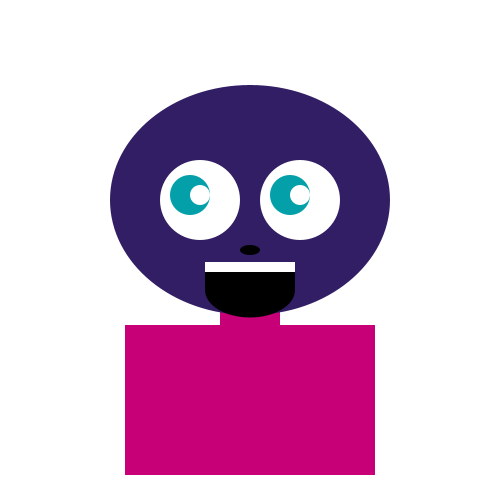
Frame 1 (no input)
Frame 60 (the mouse pressed at the canvas centre just before this capture): identical to frame 1, image omitted
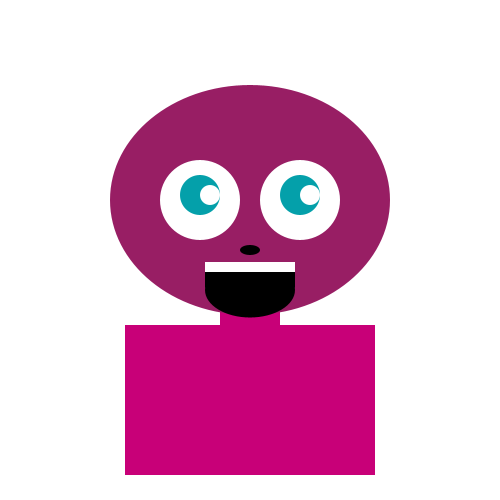
Frame 120 (the mouse held since frame 60 and released just before this capture)

The Processing sketch that drew these frames (run headless with seeded random() and noise(); from frame 60 on, the mouse is pressed at the canvas centre):

// Processing sketch: processing_22022
// ── processing_22022.pde

void setup () {


  size (500,500);
  background (0);
  smooth();
  noCursor();
}


void draw() {

  noStroke();
  rectMode(CENTER);

  fill(255);
  rect (width/2,height/2,width,height);
  
  //cuello

  fill(200,0,120);
  rectMode(CENTER);
  rect(width/2,height/2+60,60,40);
  
  //HEAD 

  fill(map(mouseX,0,width,50,255),30,100);
  ellipse (width/2,height-300,280,230);



  //EYES

  //eye#1
  fill(255);
  ellipse (width/2-50,height-300,80,80);

  //eye#2
  fill(255);
  ellipse (width/2+50,height-300,80,80);







  //Coloreye#1
  fill(4,160,170);
  ellipse (width/2-60-map(mouseX,0,width,0,-20),height-305,40,40);

  //Coloreye#2
  fill(4,160,170);
  ellipse (width/2+40-map(mouseX,0,width,0,-20),height-305,40,40);



  //Brighteye#1
  fill(255);
  ellipse (width/2-50-map(mouseX,0,width,0,-20),height-305,20,20);

  //Brighteye#2
  fill(255);
  ellipse (width/2+50-map(mouseX,0,width,0,-20),height-305,20,20);



  //NOUSE
  fill(0);
  ellipse (width/2,height-250,20,10);




  //MOUTH
  fill(0);
  rect (width/2,height-225,90,25);

  //CIRCULO
  fill(0);
  ellipse (width/2,height-210,90,55);

  //DIENTES
  fill(255);
  rect (width/2,height-233,90,10);

  //BODY
  fill(200,0,120);
  rect (width/2,height-100,250,150);
}
